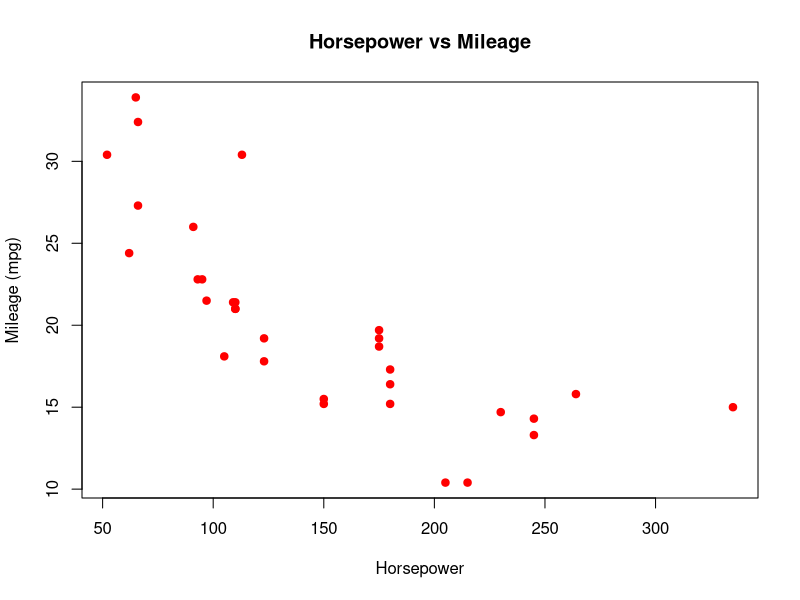
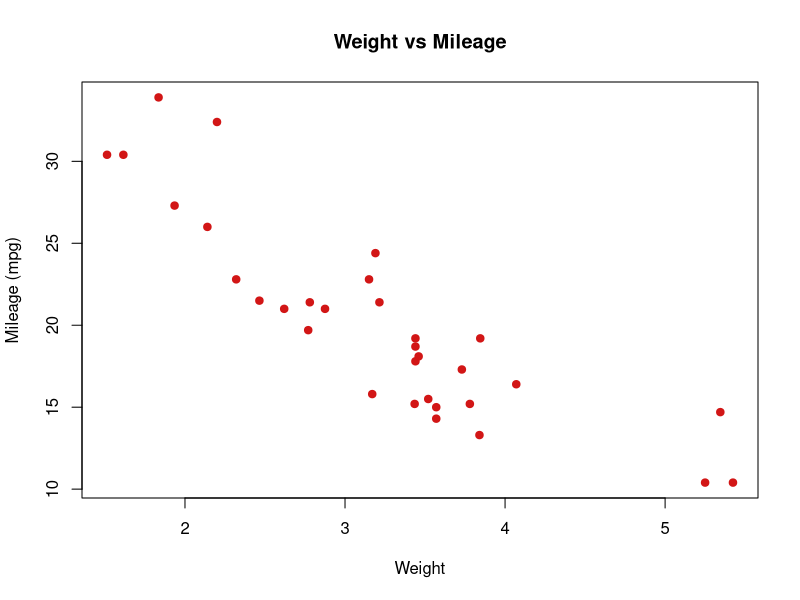
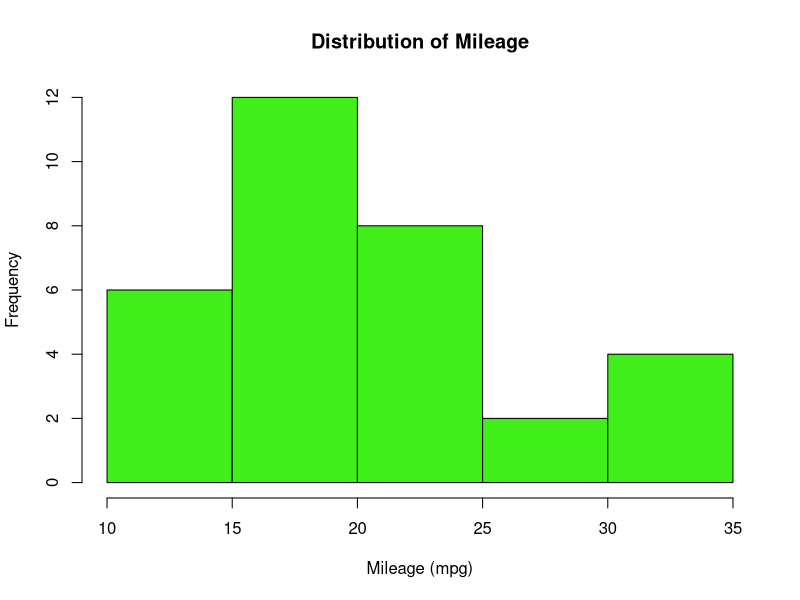
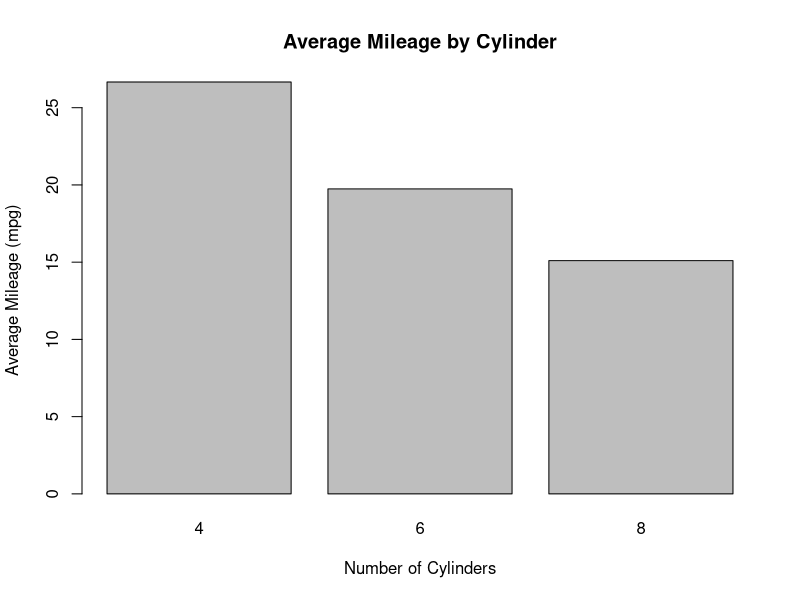
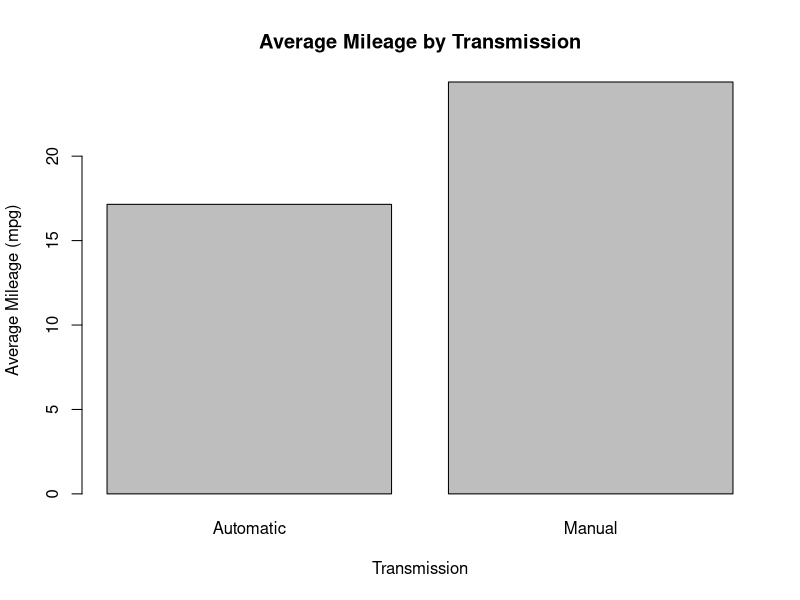

Here is the R script that generated these plots, in order:
# Car Performance Analysis Using R
#---------------------------------------

Data_Cars <- mtcars

# Display the first 6 rows of the dataset
head(Data_Cars)
# Display the last 6 rows
tail(Data_Cars)

# Display the structure of the dataset
str(Data_Cars)
# Display the dimensions of the dataset
dim(Data_Cars)
# Display column names
names(Data_Cars)
# Display statistical summary
summary(Data_Cars)

# Calculate average mileage
average_mileage <- mean(Data_Cars$mpg)
average_mileage

# Average horsepower
average_horsepower <- mean(Data_Cars$hp)
average_horsepower

# Most powerful car
most_powerful_car <- Data_Cars[which.max(Data_Cars$hp), ]
most_powerful_car

# Least powerful car
least_powerful_car <- Data_Cars[which.min(Data_Cars$hp), ]
least_powerful_car

# Correlation between horsepower and mileage
correlation_hp_mpg <- cor(Data_Cars$hp, Data_Cars$mpg)
correlation_hp_mpg

# Car with highest mileage
highest_mileage_car <- Data_Cars[which.max(Data_Cars$mpg), ]
highest_mileage_car

# Car with lowest mileage
lowest_mileage_car <- Data_Cars[which.min(Data_Cars$mpg), ]
lowest_mileage_car

# Heaviest and lightest car
heaviest_car <- Data_Cars[which.max(Data_Cars$wt), ]
heaviest_car
lightest_car <- Data_Cars[which.min(Data_Cars$wt), ]
lightest_car

# Horsepower vs Mileage
if (!dir.exists("plots")) {
  dir.create("plots")
}
png(filename = "plots/hp_vs_mileage.png")
x1 <- Data_Cars$hp
y1 <- Data_Cars$mpg
plot(x1, y1, main = "Horsepower vs Mileage", xlab = "Horsepower", ylab = "Mileage (mpg)", pch = 19, col = "#ff0000")
dev.off()

# Weight vs Mileage
png(filename = "plots/wt_vs_mileage.png")
x2 <- Data_Cars$wt
y2 <- Data_Cars$mpg
plot(x2, y2, main = "Weight vs Mileage", xlab = "Weight", ylab = "Mileage (mpg)", pch = 19, col = "#d11515fd")
dev.off()

# Distribution of Mileage
png(filename = "plots/mileage_distribution.png")
hist(Data_Cars$mpg, main = "Distribution of Mileage", xlab = "Mileage (mpg)", col = "#40ee19", border = "black")
dev.off()

#Average Mileage by Cylinder
average_mileage_by_cyl <- aggregate(mpg ~ cyl, data = Data_Cars, FUN = mean)
png(filename = "plots/average_mileage_by_cyl.png")
barplot(average_mileage_by_cyl$mpg, names.arg = average_mileage_by_cyl$cyl, main = "Average Mileage by Cylinder", xlab = "Number of Cylinders", ylab = "Average Mileage (mpg)")
dev.off()

#Manual vs Automatic Transmission Mileage
average_mileage_by_am <- aggregate(mpg ~ am, data = Data_Cars, FUN = mean)
png(filename = "plots/average_mileage_by_am.png")
barplot(average_mileage_by_am$mpg, names.arg = c("Automatic", "Manual"), main = "Average Mileage by Transmission", xlab = "Transmission", ylab = "Average Mileage (mpg)")
dev.off()
